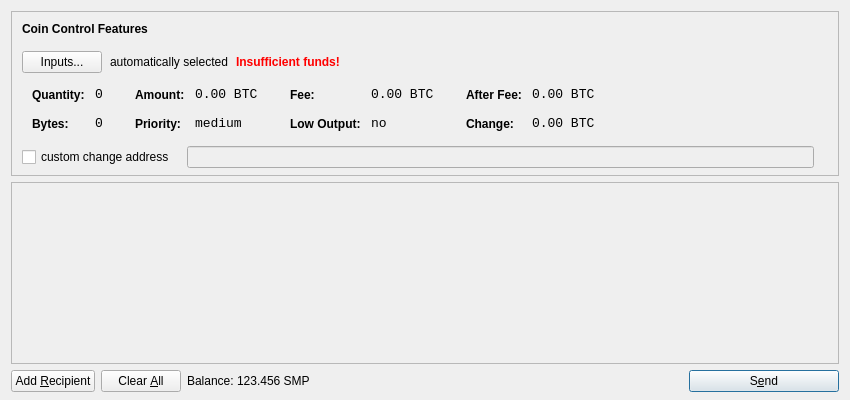
<?xml version="1.0" encoding="UTF-8"?>
<ui version="4.0">
 <class>SendCoinsDialog</class>
 <widget class="QDialog" name="SendCoinsDialog">
  <property name="geometry">
   <rect>
    <x>0</x>
    <y>0</y>
    <width>850</width>
    <height>400</height>
   </rect>
  </property>
  <property name="windowTitle">
   <string>Send Coins</string>
  </property>
  <layout class="QVBoxLayout" name="verticalLayout" stretch="0,1,0">
   <property name="bottomMargin">
    <number>8</number>
   </property>
   <item>
    <widget class="QFrame" name="frameCoinControl">
     <property name="sizePolicy">
      <sizepolicy hsizetype="Expanding" vsizetype="Expanding">
       <horstretch>0</horstretch>
       <verstretch>0</verstretch>
      </sizepolicy>
     </property>
     <property name="maximumSize">
      <size>
       <width>16777215</width>
       <height>16777215</height>
      </size>
     </property>
     <property name="frameShape">
      <enum>QFrame::StyledPanel</enum>
     </property>
     <property name="frameShadow">
      <enum>QFrame::Sunken</enum>
     </property>
     <layout class="QVBoxLayout" name="verticalLayoutCoinControl2">
      <property name="spacing">
       <number>-1</number>
      </property>
      <property name="leftMargin">
       <number>0</number>
      </property>
      <property name="topMargin">
       <number>0</number>
      </property>
      <property name="rightMargin">
       <number>0</number>
      </property>
      <property name="bottomMargin">
       <number>6</number>
      </property>
      <item>
       <layout class="QVBoxLayout" name="verticalLayoutCoinControl" stretch="0,0,0,0,1">
        <property name="spacing">
         <number>0</number>
        </property>
        <property name="leftMargin">
         <number>10</number>
        </property>
        <property name="topMargin">
         <number>10</number>
        </property>
        <item>
         <layout class="QHBoxLayout" name="horizontalLayoutCoinControl1">
          <property name="bottomMargin">
           <number>15</number>
          </property>
          <item>
           <widget class="QLabel" name="labelCoinControlFeatures">
            <property name="sizePolicy">
             <sizepolicy hsizetype="Preferred" vsizetype="Maximum">
              <horstretch>0</horstretch>
              <verstretch>0</verstretch>
             </sizepolicy>
            </property>
            <property name="font">
             <font>
              <weight>75</weight>
              <bold>true</bold>
             </font>
            </property>
            <property name="styleSheet">
             <string notr="true">font-weight:bold;</string>
            </property>
            <property name="text">
             <string>Coin Control Features</string>
            </property>
           </widget>
          </item>
         </layout>
        </item>
        <item>
         <layout class="QHBoxLayout" name="horizontalLayoutCoinControl2" stretch="0,0,0,0">
          <property name="spacing">
           <number>8</number>
          </property>
          <property name="bottomMargin">
           <number>10</number>
          </property>
          <item>
           <widget class="QPushButton" name="pushButtonCoinControl">
            <property name="styleSheet">
             <string notr="true"/>
            </property>
            <property name="text">
             <string>Inputs...</string>
            </property>
           </widget>
          </item>
          <item>
           <widget class="QLabel" name="labelCoinControlAutomaticallySelected">
            <property name="text">
             <string>automatically selected</string>
            </property>
            <property name="margin">
             <number>5</number>
            </property>
           </widget>
          </item>
          <item>
           <widget class="QLabel" name="labelCoinControlInsuffFunds">
            <property name="font">
             <font>
              <weight>75</weight>
              <bold>true</bold>
             </font>
            </property>
            <property name="styleSheet">
             <string notr="true">color:red;font-weight:bold;</string>
            </property>
            <property name="text">
             <string>Insufficient funds!</string>
            </property>
            <property name="margin">
             <number>5</number>
            </property>
           </widget>
          </item>
          <item>
           <spacer name="horizontalSpacerCoinControl">
            <property name="orientation">
             <enum>Qt::Horizontal</enum>
            </property>
            <property name="sizeHint" stdset="0">
             <size>
              <width>40</width>
              <height>1</height>
             </size>
            </property>
           </spacer>
          </item>
         </layout>
        </item>
        <item>
         <widget class="QWidget" name="widgetCoinControl" native="true">
          <property name="sizePolicy">
           <sizepolicy hsizetype="Preferred" vsizetype="Preferred">
            <horstretch>0</horstretch>
            <verstretch>0</verstretch>
           </sizepolicy>
          </property>
          <property name="minimumSize">
           <size>
            <width>0</width>
            <height>0</height>
           </size>
          </property>
          <property name="styleSheet">
           <string notr="true"/>
          </property>
          <layout class="QHBoxLayout" name="horizontalLayoutCoinControl5">
           <property name="margin">
            <number>0</number>
           </property>
           <item>
            <layout class="QHBoxLayout" name="horizontalLayoutCoinControl3" stretch="0,0,0,1">
             <property name="spacing">
              <number>20</number>
             </property>
             <property name="topMargin">
              <number>0</number>
             </property>
             <property name="bottomMargin">
              <number>10</number>
             </property>
             <item>
              <layout class="QFormLayout" name="formLayoutCoinControl1">
               <property name="horizontalSpacing">
                <number>10</number>
               </property>
               <property name="verticalSpacing">
                <number>14</number>
               </property>
               <property name="leftMargin">
                <number>10</number>
               </property>
               <property name="topMargin">
                <number>4</number>
               </property>
               <property name="rightMargin">
                <number>6</number>
               </property>
               <item row="0" column="0">
                <widget class="QLabel" name="labelCoinControlQuantityText">
                 <property name="styleSheet">
                  <string notr="true">font-weight:bold;</string>
                 </property>
                 <property name="text">
                  <string>Quantity:</string>
                 </property>
                 <property name="margin">
                  <number>0</number>
                 </property>
                </widget>
               </item>
               <item row="0" column="1">
                <widget class="QLabel" name="labelCoinControlQuantity">
                 <property name="font">
                  <font>
                   <family>Monospace</family>
                   <pointsize>10</pointsize>
                  </font>
                 </property>
                 <property name="cursor">
                  <cursorShape>IBeamCursor</cursorShape>
                 </property>
                 <property name="contextMenuPolicy">
                  <enum>Qt::ActionsContextMenu</enum>
                 </property>
                 <property name="text">
                  <string notr="true">0</string>
                 </property>
                 <property name="margin">
                  <number>0</number>
                 </property>
                 <property name="textInteractionFlags">
                  <set>Qt::LinksAccessibleByMouse|Qt::TextSelectableByKeyboard|Qt::TextSelectableByMouse</set>
                 </property>
                </widget>
               </item>
               <item row="1" column="0">
                <widget class="QLabel" name="labelCoinControlBytesText">
                 <property name="styleSheet">
                  <string notr="true">font-weight:bold;</string>
                 </property>
                 <property name="text">
                  <string>Bytes:</string>
                 </property>
                </widget>
               </item>
               <item row="1" column="1">
                <widget class="QLabel" name="labelCoinControlBytes">
                 <property name="font">
                  <font>
                   <family>Monospace</family>
                   <pointsize>10</pointsize>
                  </font>
                 </property>
                 <property name="cursor">
                  <cursorShape>IBeamCursor</cursorShape>
                 </property>
                 <property name="contextMenuPolicy">
                  <enum>Qt::ActionsContextMenu</enum>
                 </property>
                 <property name="text">
                  <string notr="true">0</string>
                 </property>
                 <property name="textInteractionFlags">
                  <set>Qt::LinksAccessibleByMouse|Qt::TextSelectableByKeyboard|Qt::TextSelectableByMouse</set>
                 </property>
                </widget>
               </item>
              </layout>
             </item>
             <item>
              <layout class="QFormLayout" name="formLayoutCoinControl2">
               <property name="horizontalSpacing">
                <number>10</number>
               </property>
               <property name="verticalSpacing">
                <number>14</number>
               </property>
               <property name="leftMargin">
                <number>6</number>
               </property>
               <property name="topMargin">
                <number>4</number>
               </property>
               <property name="rightMargin">
                <number>6</number>
               </property>
               <item row="0" column="0">
                <widget class="QLabel" name="labelCoinControlAmountText">
                 <property name="styleSheet">
                  <string notr="true">font-weight:bold;</string>
                 </property>
                 <property name="text">
                  <string>Amount:</string>
                 </property>
                 <property name="margin">
                  <number>0</number>
                 </property>
                </widget>
               </item>
               <item row="0" column="1">
                <widget class="QLabel" name="labelCoinControlAmount">
                 <property name="font">
                  <font>
                   <family>Monospace</family>
                   <pointsize>10</pointsize>
                  </font>
                 </property>
                 <property name="cursor">
                  <cursorShape>IBeamCursor</cursorShape>
                 </property>
                 <property name="contextMenuPolicy">
                  <enum>Qt::ActionsContextMenu</enum>
                 </property>
                 <property name="text">
                  <string notr="true">0.00 BTC</string>
                 </property>
                 <property name="textInteractionFlags">
                  <set>Qt::LinksAccessibleByMouse|Qt::TextSelectableByKeyboard|Qt::TextSelectableByMouse</set>
                 </property>
                </widget>
               </item>
               <item row="1" column="0">
                <widget class="QLabel" name="labelCoinControlPriorityText">
                 <property name="styleSheet">
                  <string notr="true">font-weight:bold;</string>
                 </property>
                 <property name="text">
                  <string>Priority:</string>
                 </property>
                </widget>
               </item>
               <item row="1" column="1">
                <widget class="QLabel" name="labelCoinControlPriority">
                 <property name="font">
                  <font>
                   <family>Monospace</family>
                   <pointsize>10</pointsize>
                  </font>
                 </property>
                 <property name="cursor">
                  <cursorShape>IBeamCursor</cursorShape>
                 </property>
                 <property name="contextMenuPolicy">
                  <enum>Qt::ActionsContextMenu</enum>
                 </property>
                 <property name="text">
                  <string>medium</string>
                 </property>
                 <property name="textInteractionFlags">
                  <set>Qt::LinksAccessibleByMouse|Qt::TextSelectableByKeyboard|Qt::TextSelectableByMouse</set>
                 </property>
                </widget>
               </item>
              </layout>
             </item>
             <item>
              <layout class="QFormLayout" name="formLayoutCoinControl3">
               <property name="horizontalSpacing">
                <number>10</number>
               </property>
               <property name="verticalSpacing">
                <number>14</number>
               </property>
               <property name="leftMargin">
                <number>6</number>
               </property>
               <property name="topMargin">
                <number>4</number>
               </property>
               <property name="rightMargin">
                <number>6</number>
               </property>
               <item row="0" column="0">
                <widget class="QLabel" name="labelCoinControlFeeText">
                 <property name="styleSheet">
                  <string notr="true">font-weight:bold;</string>
                 </property>
                 <property name="text">
                  <string>Fee:</string>
                 </property>
                 <property name="margin">
                  <number>0</number>
                 </property>
                </widget>
               </item>
               <item row="0" column="1">
                <widget class="QLabel" name="labelCoinControlFee">
                 <property name="font">
                  <font>
                   <family>Monospace</family>
                   <pointsize>10</pointsize>
                  </font>
                 </property>
                 <property name="cursor">
                  <cursorShape>IBeamCursor</cursorShape>
                 </property>
                 <property name="contextMenuPolicy">
                  <enum>Qt::ActionsContextMenu</enum>
                 </property>
                 <property name="text">
                  <string notr="true">0.00 BTC</string>
                 </property>
                 <property name="textInteractionFlags">
                  <set>Qt::LinksAccessibleByMouse|Qt::TextSelectableByKeyboard|Qt::TextSelectableByMouse</set>
                 </property>
                </widget>
               </item>
               <item row="1" column="0">
                <widget class="QLabel" name="labelCoinControlLowOutputText">
                 <property name="styleSheet">
                  <string notr="true">font-weight:bold;</string>
                 </property>
                 <property name="text">
                  <string>Low Output:</string>
                 </property>
                </widget>
               </item>
               <item row="1" column="1">
                <widget class="QLabel" name="labelCoinControlLowOutput">
                 <property name="font">
                  <font>
                   <family>Monospace</family>
                   <pointsize>10</pointsize>
                  </font>
                 </property>
                 <property name="cursor">
                  <cursorShape>IBeamCursor</cursorShape>
                 </property>
                 <property name="contextMenuPolicy">
                  <enum>Qt::ActionsContextMenu</enum>
                 </property>
                 <property name="text">
                  <string>no</string>
                 </property>
                 <property name="textInteractionFlags">
                  <set>Qt::LinksAccessibleByMouse|Qt::TextSelectableByKeyboard|Qt::TextSelectableByMouse</set>
                 </property>
                </widget>
               </item>
              </layout>
             </item>
             <item>
              <layout class="QFormLayout" name="formLayoutCoinControl4">
               <property name="horizontalSpacing">
                <number>10</number>
               </property>
               <property name="verticalSpacing">
                <number>14</number>
               </property>
               <property name="leftMargin">
                <number>6</number>
               </property>
               <property name="topMargin">
                <number>4</number>
               </property>
               <property name="rightMargin">
                <number>6</number>
               </property>
               <item row="0" column="0">
                <widget class="QLabel" name="labelCoinControlAfterFeeText">
                 <property name="styleSheet">
                  <string notr="true">font-weight:bold;</string>
                 </property>
                 <property name="text">
                  <string>After Fee:</string>
                 </property>
                 <property name="margin">
                  <number>0</number>
                 </property>
                </widget>
               </item>
               <item row="0" column="1">
                <widget class="QLabel" name="labelCoinControlAfterFee">
                 <property name="font">
                  <font>
                   <family>Monospace</family>
                   <pointsize>10</pointsize>
                  </font>
                 </property>
                 <property name="cursor">
                  <cursorShape>IBeamCursor</cursorShape>
                 </property>
                 <property name="contextMenuPolicy">
                  <enum>Qt::ActionsContextMenu</enum>
                 </property>
                 <property name="text">
                  <string notr="true">0.00 BTC</string>
                 </property>
                 <property name="textInteractionFlags">
                  <set>Qt::LinksAccessibleByMouse|Qt::TextSelectableByKeyboard|Qt::TextSelectableByMouse</set>
                 </property>
                </widget>
               </item>
               <item row="1" column="0">
                <widget class="QLabel" name="labelCoinControlChangeText">
                 <property name="styleSheet">
                  <string notr="true">font-weight:bold;</string>
                 </property>
                 <property name="text">
                  <string>Change:</string>
                 </property>
                </widget>
               </item>
               <item row="1" column="1">
                <widget class="QLabel" name="labelCoinControlChange">
                 <property name="font">
                  <font>
                   <family>Monospace</family>
                   <pointsize>10</pointsize>
                  </font>
                 </property>
                 <property name="cursor">
                  <cursorShape>IBeamCursor</cursorShape>
                 </property>
                 <property name="contextMenuPolicy">
                  <enum>Qt::ActionsContextMenu</enum>
                 </property>
                 <property name="text">
                  <string notr="true">0.00 BTC</string>
                 </property>
                 <property name="textInteractionFlags">
                  <set>Qt::LinksAccessibleByMouse|Qt::TextSelectableByKeyboard|Qt::TextSelectableByMouse</set>
                 </property>
                </widget>
               </item>
              </layout>
             </item>
            </layout>
           </item>
          </layout>
         </widget>
        </item>
        <item>
         <layout class="QHBoxLayout" name="horizontalLayoutCoinControl4" stretch="0,0,0">
          <property name="spacing">
           <number>12</number>
          </property>
          <property name="sizeConstraint">
           <enum>QLayout::SetDefaultConstraint</enum>
          </property>
          <property name="topMargin">
           <number>5</number>
          </property>
          <property name="rightMargin">
           <number>5</number>
          </property>
          <item>
           <widget class="QCheckBox" name="checkBoxCoinControlChange">
            <property name="text">
             <string>custom change address</string>
            </property>
           </widget>
          </item>
          <item>
           <widget class="QLineEdit" name="lineEditCoinControlChange">
            <property name="enabled">
             <bool>false</bool>
            </property>
            <property name="sizePolicy">
             <sizepolicy hsizetype="Expanding" vsizetype="Fixed">
              <horstretch>0</horstretch>
              <verstretch>0</verstretch>
             </sizepolicy>
            </property>
           </widget>
          </item>
          <item>
           <widget class="QLabel" name="labelCoinControlChangeLabel">
            <property name="sizePolicy">
             <sizepolicy hsizetype="Preferred" vsizetype="Expanding">
              <horstretch>0</horstretch>
              <verstretch>0</verstretch>
             </sizepolicy>
            </property>
            <property name="minimumSize">
             <size>
              <width>0</width>
              <height>0</height>
             </size>
            </property>
            <property name="text">
             <string/>
            </property>
            <property name="margin">
             <number>3</number>
            </property>
           </widget>
          </item>
         </layout>
        </item>
        <item>
         <spacer name="verticalSpacerCoinControl">
          <property name="orientation">
           <enum>Qt::Vertical</enum>
          </property>
          <property name="sizeHint" stdset="0">
           <size>
            <width>800</width>
            <height>1</height>
           </size>
          </property>
         </spacer>
        </item>
       </layout>
      </item>
     </layout>
    </widget>
   </item>
   <item>
    <widget class="QScrollArea" name="scrollArea">
     <property name="widgetResizable">
      <bool>true</bool>
     </property>
     <widget class="QWidget" name="scrollAreaWidgetContents">
      <property name="geometry">
       <rect>
        <x>0</x>
        <y>0</y>
        <width>830</width>
        <height>165</height>
       </rect>
      </property>
      <layout class="QVBoxLayout" name="verticalLayout_2">
       <property name="margin">
        <number>0</number>
       </property>
       <item>
        <layout class="QVBoxLayout" name="entries">
         <property name="spacing">
          <number>6</number>
         </property>
        </layout>
       </item>
       <item>
        <spacer name="verticalSpacer">
         <property name="orientation">
          <enum>Qt::Vertical</enum>
         </property>
         <property name="sizeHint" stdset="0">
          <size>
           <width>20</width>
           <height>40</height>
          </size>
         </property>
        </spacer>
       </item>
      </layout>
     </widget>
    </widget>
   </item>
   <item>
    <layout class="QHBoxLayout" name="horizontalLayout">
     <item>
      <widget class="QPushButton" name="addButton">
       <property name="toolTip">
        <string>Send to multiple recipients at once</string>
       </property>
       <property name="text">
        <string>Add &amp;Recipient</string>
       </property>
       <property name="icon">
        <iconset resource="../bitcoin.qrc">
         <normaloff>:/icons/add</normaloff>:/icons/add</iconset>
       </property>
       <property name="autoDefault">
        <bool>false</bool>
       </property>
      </widget>
     </item>
     <item>
      <widget class="QPushButton" name="clearButton">
       <property name="sizePolicy">
        <sizepolicy hsizetype="Minimum" vsizetype="Fixed">
         <horstretch>0</horstretch>
         <verstretch>0</verstretch>
        </sizepolicy>
       </property>
       <property name="toolTip">
        <string>Remove all transaction fields</string>
       </property>
       <property name="text">
        <string>Clear &amp;All</string>
       </property>
       <property name="icon">
        <iconset resource="../bitcoin.qrc">
         <normaloff>:/icons/remove</normaloff>:/icons/remove</iconset>
       </property>
       <property name="autoRepeatDelay">
        <number>300</number>
       </property>
       <property name="autoDefault">
        <bool>false</bool>
       </property>
      </widget>
     </item>
     <item>
      <layout class="QHBoxLayout" name="horizontalLayout_2">
       <property name="spacing">
        <number>3</number>
       </property>
       <item>
        <widget class="QLabel" name="label">
         <property name="text">
          <string>Balance:</string>
         </property>
        </widget>
       </item>
       <item>
        <widget class="QLabel" name="labelBalance">
         <property name="cursor">
          <cursorShape>IBeamCursor</cursorShape>
         </property>
         <property name="text">
          <string>123.456 SMP</string>
         </property>
         <property name="textInteractionFlags">
          <set>Qt::LinksAccessibleByMouse|Qt::TextSelectableByKeyboard|Qt::TextSelectableByMouse</set>
         </property>
        </widget>
       </item>
      </layout>
     </item>
     <item>
      <spacer name="horizontalSpacer">
       <property name="orientation">
        <enum>Qt::Horizontal</enum>
       </property>
       <property name="sizeHint" stdset="0">
        <size>
         <width>40</width>
         <height>20</height>
        </size>
       </property>
      </spacer>
     </item>
     <item>
      <widget class="QPushButton" name="sendButton">
       <property name="minimumSize">
        <size>
         <width>150</width>
         <height>0</height>
        </size>
       </property>
       <property name="toolTip">
        <string>Confirm the send action</string>
       </property>
       <property name="text">
        <string>S&amp;end</string>
       </property>
       <property name="icon">
        <iconset resource="../bitcoin.qrc">
         <normaloff>:/icons/send</normaloff>:/icons/send</iconset>
       </property>
       <property name="default">
        <bool>true</bool>
       </property>
      </widget>
     </item>
    </layout>
   </item>
  </layout>
 </widget>
 <resources>
  <include location="../bitcoin.qrc"/>
 </resources>
 <connections/>
</ui>
